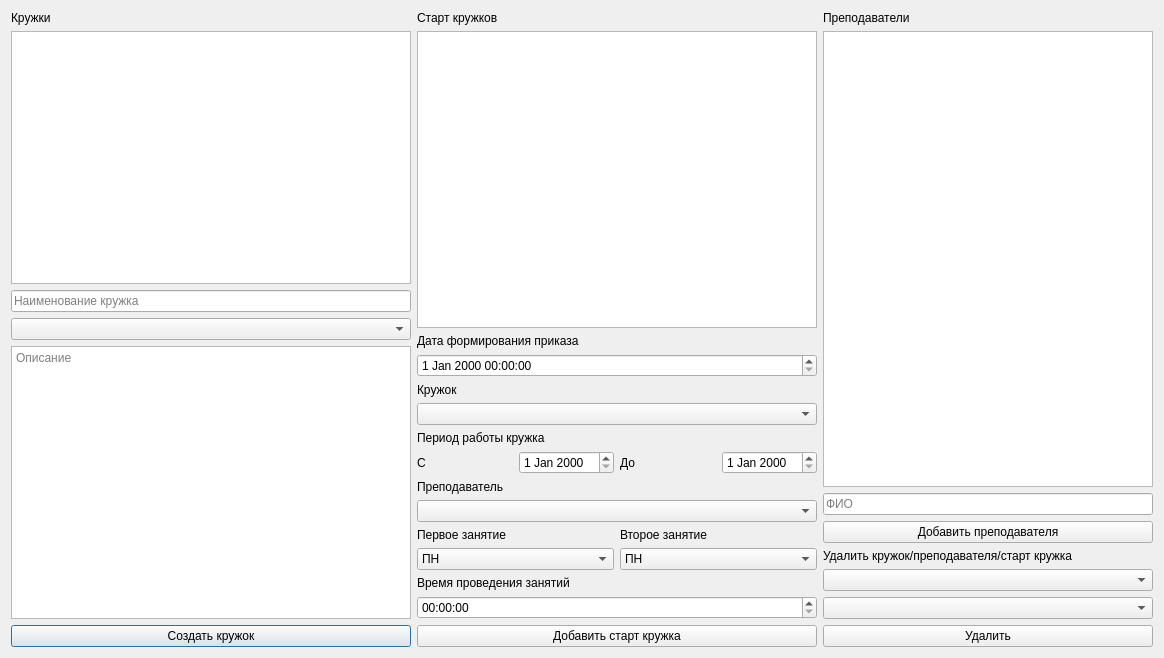
<?xml version="1.0" encoding="UTF-8"?>
<ui version="4.0">
 <class>Dialog</class>
 <widget class="QDialog" name="Dialog">
  <property name="geometry">
   <rect>
    <x>0</x>
    <y>0</y>
    <width>1164</width>
    <height>658</height>
   </rect>
  </property>
  <property name="windowTitle">
   <string>Dialog</string>
  </property>
  <layout class="QGridLayout" name="gridLayout">
   <item row="0" column="0" rowspan="2">
    <layout class="QVBoxLayout" name="verticalLayout_6">
     <item>
      <layout class="QVBoxLayout" name="verticalLayout">
       <item>
        <widget class="QLabel" name="label">
         <property name="text">
          <string>Кружки</string>
         </property>
        </widget>
       </item>
       <item>
        <widget class="QTableView" name="tableView_courses">
         <property name="minimumSize">
          <size>
           <width>400</width>
           <height>0</height>
          </size>
         </property>
        </widget>
       </item>
      </layout>
     </item>
     <item>
      <widget class="QLineEdit" name="lineEdit_courses_name">
       <property name="placeholderText">
        <string>Наименование кружка</string>
       </property>
      </widget>
     </item>
     <item>
      <widget class="QComboBox" name="comboBox_courses_age_type">
       <property name="placeholderText">
        <string>Возрастной интервал</string>
       </property>
      </widget>
     </item>
     <item>
      <widget class="QTextEdit" name="textEdit_courses_caption">
       <property name="placeholderText">
        <string>Описание</string>
       </property>
      </widget>
     </item>
     <item>
      <widget class="QPushButton" name="pushButton_courses_create">
       <property name="text">
        <string>Создать кружок</string>
       </property>
      </widget>
     </item>
    </layout>
   </item>
   <item row="0" column="1" rowspan="2">
    <layout class="QVBoxLayout" name="verticalLayout_9">
     <item>
      <layout class="QVBoxLayout" name="verticalLayout_4">
       <item>
        <widget class="QLabel" name="label_4">
         <property name="text">
          <string>Старт кружков</string>
         </property>
        </widget>
       </item>
       <item>
        <widget class="QTableView" name="tableView_begin_courses">
         <property name="minimumSize">
          <size>
           <width>400</width>
           <height>0</height>
          </size>
         </property>
        </widget>
       </item>
      </layout>
     </item>
     <item>
      <widget class="QLabel" name="label_12">
       <property name="text">
        <string>Дата формирования приказа</string>
       </property>
      </widget>
     </item>
     <item>
      <widget class="QDateTimeEdit" name="dateTimeEdit_begin_courses_data"/>
     </item>
     <item>
      <widget class="QLabel" name="label_13">
       <property name="text">
        <string>Кружок</string>
       </property>
      </widget>
     </item>
     <item>
      <widget class="QComboBox" name="comboBox_2_begin_courses_courses"/>
     </item>
     <item>
      <widget class="QLabel" name="label_6">
       <property name="text">
        <string>Период работы кружка</string>
       </property>
      </widget>
     </item>
     <item>
      <layout class="QHBoxLayout" name="horizontalLayout_3">
       <item>
        <layout class="QHBoxLayout" name="horizontalLayout">
         <item>
          <widget class="QLabel" name="label_5">
           <property name="text">
            <string>С</string>
           </property>
          </widget>
         </item>
         <item>
          <widget class="QDateEdit" name="dateEdit_begin_courses_start_data"/>
         </item>
        </layout>
       </item>
       <item>
        <layout class="QHBoxLayout" name="horizontalLayout_2">
         <item>
          <widget class="QLabel" name="label_7">
           <property name="text">
            <string>До</string>
           </property>
          </widget>
         </item>
         <item>
          <widget class="QDateEdit" name="dateEdit_2_begin_courses_end_data"/>
         </item>
        </layout>
       </item>
      </layout>
     </item>
     <item>
      <widget class="QLabel" name="label_14">
       <property name="text">
        <string>Преподаватель</string>
       </property>
      </widget>
     </item>
     <item>
      <widget class="QComboBox" name="comboBox_3_begin_courses_teacher"/>
     </item>
     <item>
      <layout class="QHBoxLayout" name="horizontalLayout_4">
       <item>
        <layout class="QVBoxLayout" name="verticalLayout_8">
         <item>
          <widget class="QLabel" name="label_8">
           <property name="text">
            <string>Первое занятие</string>
           </property>
          </widget>
         </item>
         <item>
          <widget class="QComboBox" name="comboBox_begin_courses_first_lesson">
           <item>
            <property name="text">
             <string>ПН</string>
            </property>
           </item>
           <item>
            <property name="text">
             <string>ВТ</string>
            </property>
           </item>
           <item>
            <property name="text">
             <string>СР</string>
            </property>
           </item>
           <item>
            <property name="text">
             <string>ЧТ</string>
            </property>
           </item>
           <item>
            <property name="text">
             <string>ПТ</string>
            </property>
           </item>
           <item>
            <property name="text">
             <string>СБ</string>
            </property>
           </item>
           <item>
            <property name="text">
             <string>ВС</string>
            </property>
           </item>
          </widget>
         </item>
        </layout>
       </item>
       <item>
        <layout class="QVBoxLayout" name="verticalLayout_7">
         <item>
          <widget class="QLabel" name="label_9">
           <property name="text">
            <string>Второе занятие</string>
           </property>
          </widget>
         </item>
         <item>
          <widget class="QComboBox" name="comboBox_5_begin_courses_second_lesson">
           <item>
            <property name="text">
             <string>ПН</string>
            </property>
           </item>
           <item>
            <property name="text">
             <string>ВТ</string>
            </property>
           </item>
           <item>
            <property name="text">
             <string>СР</string>
            </property>
           </item>
           <item>
            <property name="text">
             <string>ЧТ</string>
            </property>
           </item>
           <item>
            <property name="text">
             <string>ПТ</string>
            </property>
           </item>
           <item>
            <property name="text">
             <string>СБ</string>
            </property>
           </item>
           <item>
            <property name="text">
             <string>ВС</string>
            </property>
           </item>
          </widget>
         </item>
        </layout>
       </item>
      </layout>
     </item>
     <item>
      <widget class="QLabel" name="label_10">
       <property name="text">
        <string>Время проведения занятий</string>
       </property>
      </widget>
     </item>
     <item>
      <widget class="QTimeEdit" name="timeEdit__begin_courses_time_lesson"/>
     </item>
     <item>
      <widget class="QPushButton" name="pushButton_begin_courses_create">
       <property name="text">
        <string>Добавить старт кружка</string>
       </property>
      </widget>
     </item>
    </layout>
   </item>
   <item row="0" column="2">
    <layout class="QVBoxLayout" name="verticalLayout_5">
     <item>
      <layout class="QVBoxLayout" name="verticalLayout_3">
       <item>
        <widget class="QLabel" name="label_3">
         <property name="text">
          <string>Преподаватели</string>
         </property>
        </widget>
       </item>
       <item>
        <widget class="QTableView" name="tableView_teachers">
         <property name="minimumSize">
          <size>
           <width>300</width>
           <height>0</height>
          </size>
         </property>
        </widget>
       </item>
      </layout>
     </item>
     <item>
      <widget class="QLineEdit" name="lineEdit_teachers_fullname">
       <property name="placeholderText">
        <string>ФИО</string>
       </property>
      </widget>
     </item>
     <item>
      <widget class="QPushButton" name="pushButton_teachers_create">
       <property name="text">
        <string>Добавить преподавателя</string>
       </property>
      </widget>
     </item>
    </layout>
   </item>
   <item row="1" column="2">
    <layout class="QVBoxLayout" name="verticalLayout_10">
     <item>
      <widget class="QLabel" name="label_11">
       <property name="text">
        <string>Удалить кружок/преподавателя/старт кружка</string>
       </property>
      </widget>
     </item>
     <item>
      <widget class="QComboBox" name="comboBox_6_remove_table">
       <property name="placeholderText">
        <string>Выберите список в котором удалить</string>
       </property>
      </widget>
     </item>
     <item>
      <widget class="QComboBox" name="comboBox_7_remove_line">
       <property name="placeholderText">
        <string>Выберите запись для удаления</string>
       </property>
      </widget>
     </item>
     <item>
      <widget class="QPushButton" name="pushButton_remove_line">
       <property name="text">
        <string>Удалить</string>
       </property>
      </widget>
     </item>
    </layout>
   </item>
  </layout>
 </widget>
 <resources/>
 <connections>
  <connection>
   <sender>comboBox_6_remove_table</sender>
   <signal>currentIndexChanged(int)</signal>
   <receiver>comboBox_7_remove_line</receiver>
   <slot>clear()</slot>
   <hints>
    <hint type="sourcelabel">
     <x>700</x>
     <y>369</y>
    </hint>
    <hint type="destinationlabel">
     <x>700</x>
     <y>403</y>
    </hint>
   </hints>
  </connection>
 </connections>
</ui>
